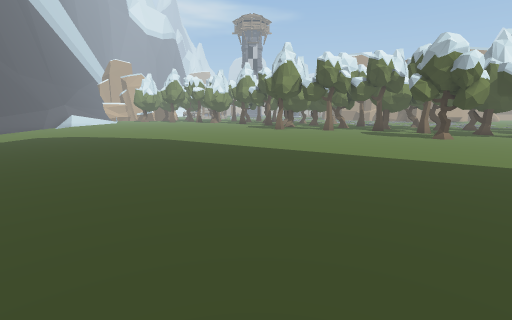
[1] (above)

18 first-person views from a walk through a 3-D level made in the Unity game engine. The camera is 1.4 m above the floor, tilts 10° down and sees 85° across. The floor is counted in squares, 1 m on a side. Each view is taken from the middle of a square. On the plan, view 1 faces up. The plan holds only what a view shows up to about 14 squares ahead; the rest is blank. The place goes on beyond the plan. The player character is not drawn.

[2]
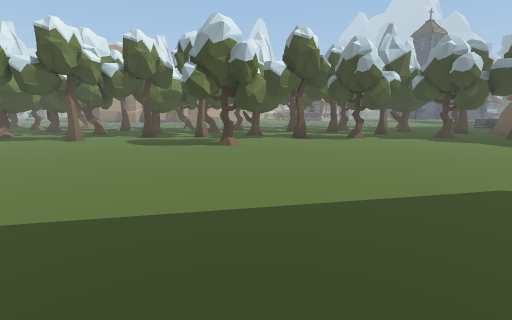

[3]
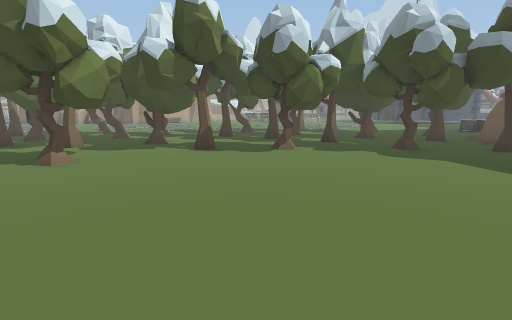

[4]
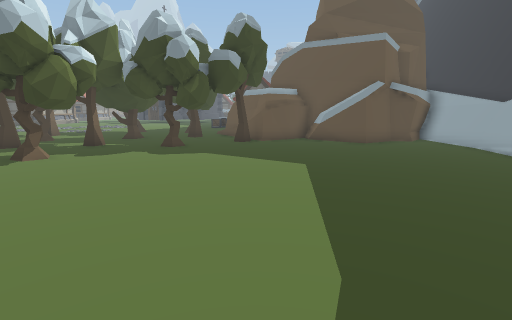

[5]
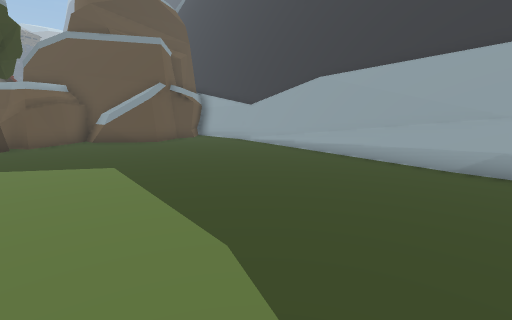

[6]
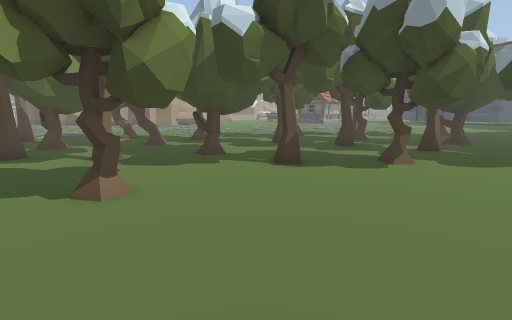

[7]
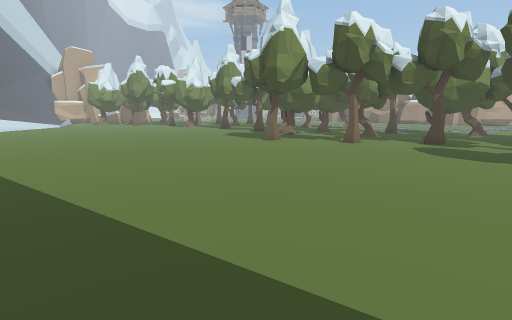

[8]
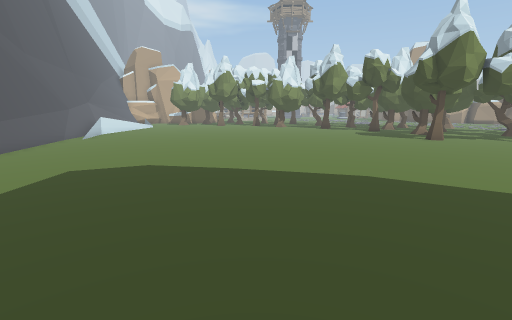

[9]
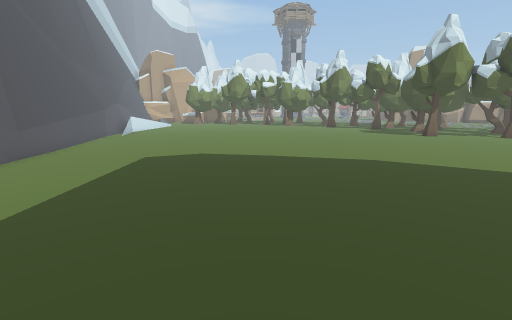

[10]
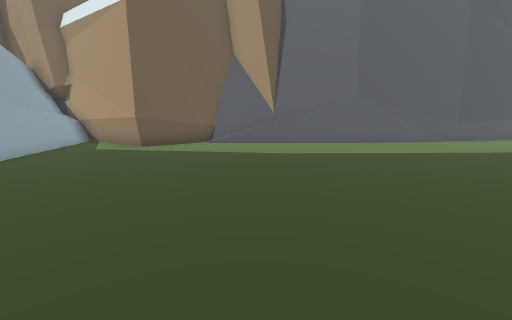

[11]
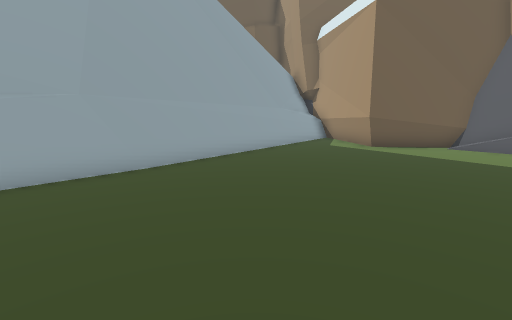

[12]
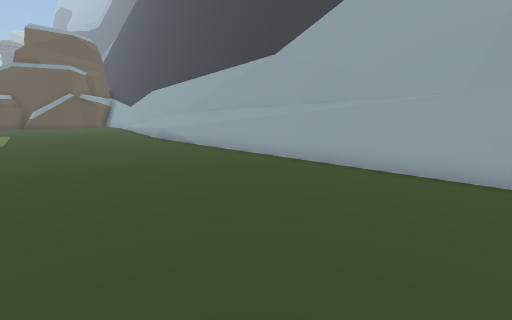

[13]
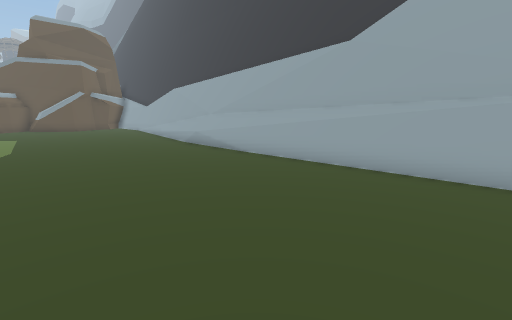

[14]
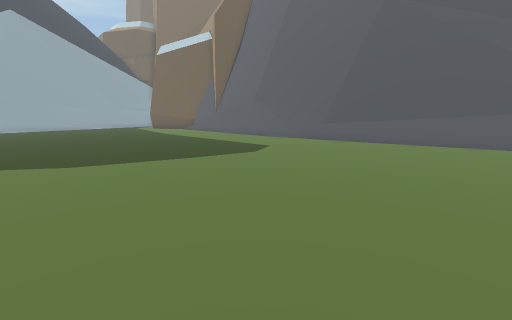

[15]
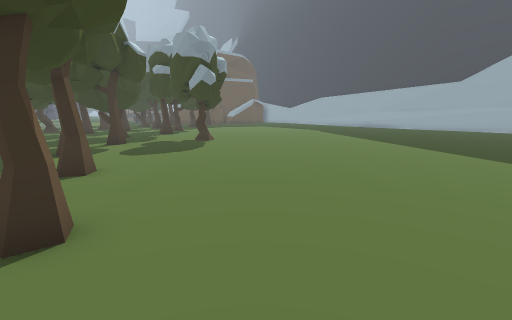

[16]
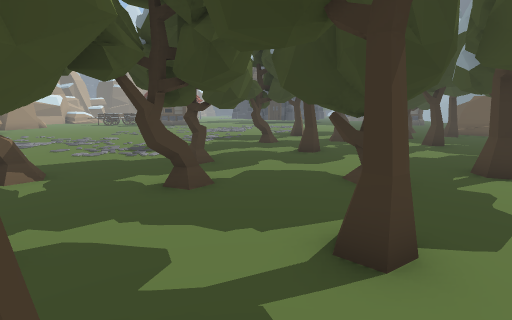

[17]
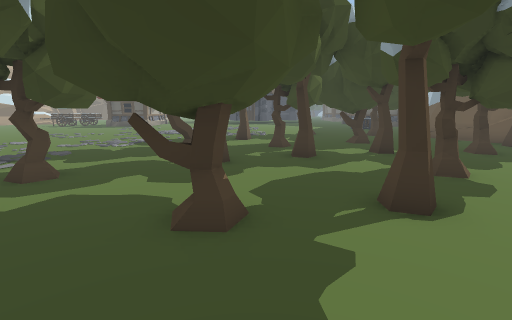

[18]
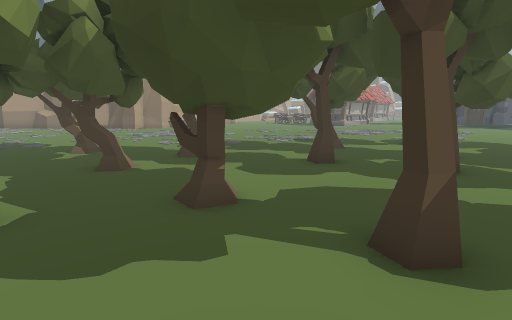

### Floor plan
Points are (right, up) in squares from view 1. A wall is a line through its corners. A room is listed if a view was taken in it or the views show most of it. See-through windows are left out.
Room 1 (views 1, 2, 3, 4, 5, 6, 7, 8, 9, 10, 11, 12, 13, 14, 15, 16, 17, 18)
walls: (7.2, -2.6) (17.9, -4.1); (7.6, -2.5) (18.7, -4); (7.8, -2.9) (11.1, -3.2); (7.8, -3.1) (15.5, -3.9); (-4.1, -2.4) (-0.3, -2.3); (-4.7, -2) (8.6, -1.8); (-4.6, -2.1) (7.7, -2.1); (10.1, -3.6) (11.1, -3.7); (21.6, 4.3) (21.6, 4.8); (-14.6, 10.5) (-14.9, 6); (-14.8, 10.4) (-15.4, 3); (-14.9, 11.9) (-14.5, 10.2); (20.9, 1.3) (21.8, 2.3); (20.6, 0.6) (21.6, 1.7); (22.1, 3.3) (21.3, 4.7) (22.5, 5.6); (22.3, 3.6) (21.9, 4.5) (22.5, 4.8); (-15.3, 14.8) (-15, 11.8); (22.6, 2.6) (21.5, 4.1); (-15.5, 14.8) (-15, 9.9); (18.4, -4) (22.3, -3.8); (-15.5, 4.6) (-15.6, 3.2); (-15.4, 3.4) (-12.9, 0.4) (-16.1, -4.5); (-12, -3.4) (-3.8, -2.4); (21.1, -2.3) (21.3, -1.5); (-14, -3.4) (-3.9, -2.2); (22.2, -3.5) (21.1, -2.3) (21.1, -1.3) (20.3, 0.2) (21.6, 2.1); (-15.3, -3.3) (-4.1, -2); (-16.8, 22.1) (-14.4, 10.6); (-15.6, -4.6) (-11.8, -3.3); (-17.2, 22.3) (-15.5, 14.5)
low walls: (9.1, -1.8) (9.8, -1.9); (-4.8, -1.8) (7.4, -1.6); (11.8, -2.8) (18.6, -3.8); (16.5, -3.1) (18.6, -3.5); (-14.6, 11) (-14.5, 4.7); (-14.4, 6.5) (-14.4, 3.8); (-14.7, 13.4) (-14.3, 11.5); (-15, 5.3) (-15.1, 2.9); (-15.1, 15.2) (-14.9, 12.9); (18.4, -3.6) (22.2, -3.5); (18.4, -3.8) (22.4, -3.6); (-15.4, 16.6) (-15.1, 15.1); (-15.2, -3) (-4.5, -1.8); (-16.4, 21.5) (-15.5, 17)
objects: tree (2, 21) to (2, 22); tree (5, 20) to (5, 21); tree (8, 20) to (9, 20); tree (9, 14) to (11, 14); tree (10, 18) to (11, 18); tree (10, 22); tree (12, 22); tree (13, 16) to (15, 17); tree (13, 20) to (14, 21); tree (14, 14); tree (15, 19) to (16, 21); tree (16, 10) to (17, 12); tree (18, 17); tree (19, 7) to (20, 9); tree (19, 11) to (20, 12); tree (19, 14) to (19, 15); tree (20, 18) to (22, 19); tree (21, 6); tree (21, 14) to (22, 15); tree (22, 11) to (22, 12)

Where each view was taken, in squares from view 1:
view 1: 0 up, 0 right, facing up
view 2: 5 up, 2 right, facing up-right
view 3: 5 up, 8 right, facing up-right
view 4: 5 up, 8 right, facing right
view 5: 6 up, 8 right, facing down-right
view 6: 9 up, 8 right, facing up-right
view 7: 8 up, 1 right, facing up
view 8: 8 up, 7 left, facing up
view 9: 6 up, 8 left, facing up
view 10: 5 up, 2 left, facing left
view 11: 5 up, 2 left, facing down-left
view 12: 5 up, 5 left, facing down-right
view 13: 5 up, 2 left, facing down-right
view 14: 22 up, 3 left, facing down-left
view 15: 22 up, 2 left, facing down-right
view 16: 19 up, 8 right, facing right
view 17: 16 up, 10 right, facing right
view 18: 13 up, 11 right, facing up-right
